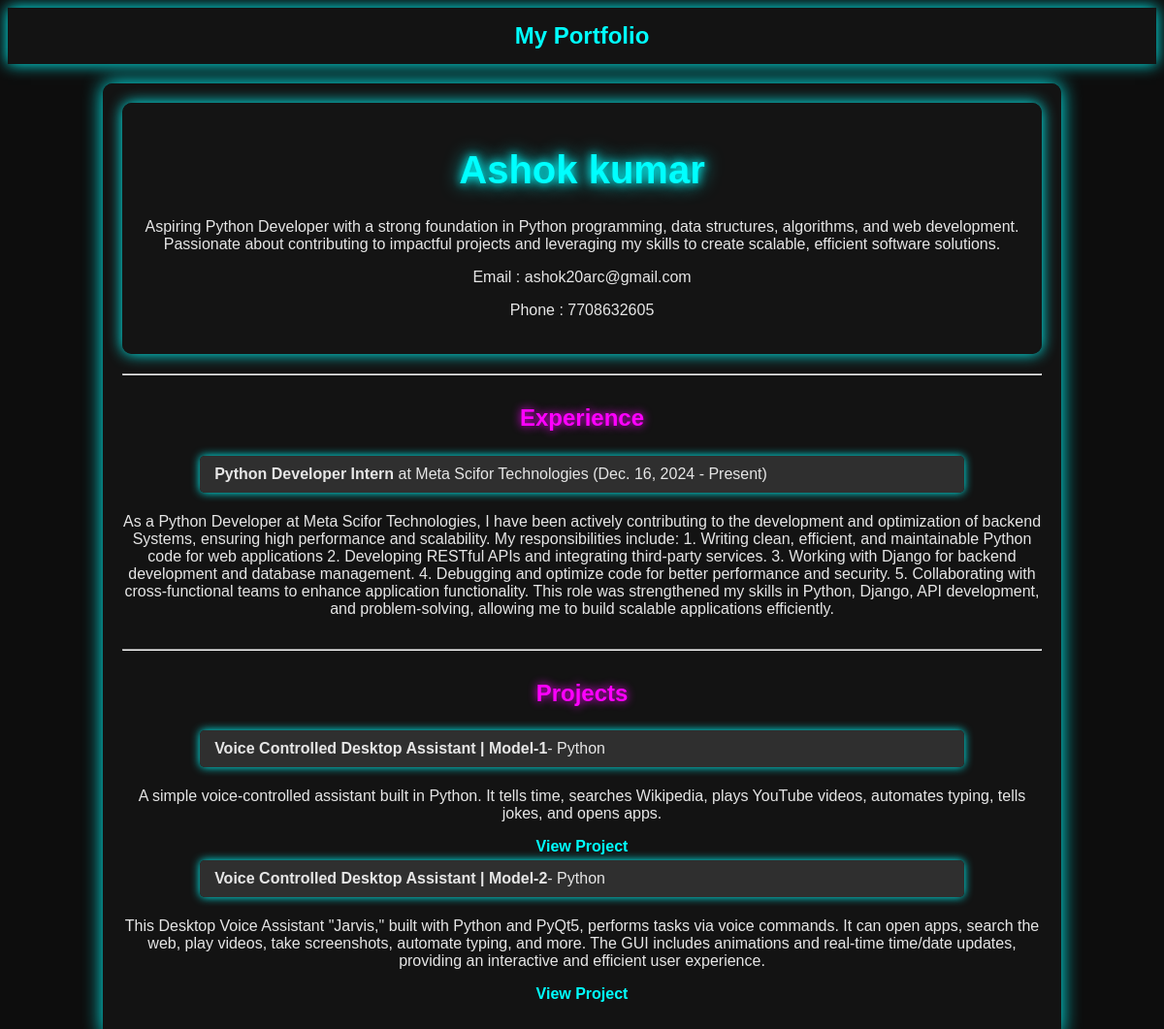
The page / on the database its author committed.
### resume/models.py (models this page shows)
class Profile(models.Model):
    name=models.CharField(max_length=100)
    bio=models.TextField()
    email=models.EmailField()
    phone=models.CharField(max_length=15)

class Experience(models.Model):
    company=models.CharField(max_length=100)
    position=models.CharField(max_length=100)
    start_date=models.DateField()
    end_date=models.DateField(null=True,blank=True)
    description=models.TextField()

class Project(models.Model):
    title=models.CharField(max_length=200)
    description=models.TextField()
    technologies=models.CharField(max_length=200)
    link=models.URLField(blank=True,null=True)

### resume/views.py (the view)
# urls.py: 2. Add a URL to urlpatterns:  path('', views.home, name='home')
def home(request):
    profile=Profile.objects.first()
    experiences=Experience.objects.all()
    projects=Project.objects.all()
    return render(request,'resume/home.html',{
        'profile':profile,
        'experiences':experiences,
        'projects':projects
    })

### resume/templates/resume/home.html
{% extends 'resume/base.html' %}
{% block content %}
  <div class="profile-header">
    <h1>{{ profile.name }}</h1>
    <p>{{ profile.bio }}</p>
    <p>Email : {{ profile.email }}</p>
    <p>Phone : {{ profile.phone }}</p>
  </div>
  <hr>
  <h2>Experience</h2>
  <ul>
    {% for exp in experiences %}
    <li><strong>{{ exp.position }}</strong> at {{ exp.company }} ({{ exp.start_date }} - {% if exp.end_date %}{{ exp.end_date }}{% else %}Present{% endif %})</li>
    <p>{{ exp.description }}</p>
    {% endfor %}
  </ul>
  <hr>
  <h2>Projects</h2>
  <ul>
    {% for project in projects %}
      <li><strong>{{ project.title }}</strong>- {{ project.technologies }}</li>
      <p>{{ project.description }}</p>
      {% if project.link %}
        <a href="{{ project.link }}" target="_blank">View Project</a>
      {% endif %}
    {% endfor %}
  </ul>
{% endblock %}

### resume/templates/resume/base.html (shortened to what this page needs)
<!DOCTYPE html>
<html lang="en">
<head>
</head>
<body>
    <div class="navbar">
        <a href="/">My Portfolio</a>
    </div>
    <div class="container">
        {% block content %}{% endblock %}
    </div>
</body>
</html>

### resume/templates/resume/base.html (style rules this page uses)
body { font-family:Arial,sans-serif; text-align:center; margin:0, padding:20px; background-color:#0D0D0D; color:#E6E6E6; }
.navbar { background:rgba(20,20,20,0.9); box-shadow:0px 0px 15px #0FF; padding:15px; text-align:center; }
.navbar a { font-weight:bold; text-shadow:0 0 10px #0FF color:#0FF; text-decoration:none; font-size:24px; transition:0.3s; }
.container { width:80%; margin:20px auto; background:rgba(20,20,20,0.9); padding:20px; box-shadow:0 0px 20px #0FF; border-radius:10px; }
.profile-header { padding:20px; background:rgba(20,20,20,0.9); box-shadow:0px 0px 15px #0FF; border-radius:10px; margin-bottom:20px; }
.profile-header h1 { font-size:40px; color:#0FF; text-shadow:0 0 10px #0FF,0 0 20px #0FF; }
h2 { color:#FF00FF; text-shadow:0 0 10px #FF00FF; margin-top:30px; }
ul { list-style-type:none; padding:0; display:flex; flex-direction:column; align-items:center; }
li { background:rgba(50,50,50,0.9); padding:10px 15px; margin:5px; border-radius:5px; box-shadow:0 0 10px #0FF; width:80%; text-align:left; }
a { color:#0FF; text-decoration:none; font-weight:bold; transition:0.3s; }

### rows shown on the page
Profile: name "Ashok kumar", bio "Aspiring Python Developer with a strong foundation in Python programming, data structures, algorithms, and web development. Passionate about contributing to impactful projects and leveraging my skills to create scalable, efficient software solutions.", email "ashok20arc@gmail.com", phone "7708632605"
Experience: position "Python Developer Intern", company "Meta Scifor Technologies", start_date "Dec. 16, 2024", shows "Present", description "As a Python Developer at Meta Scifor Technologies, I have been actively contributing to the development and optimization of backend Systems, ensuring high performance and scalability. My responsibilities include: 1. Writing clean, efficient, and maintainable Python code for web applications 2. Developing RESTful APIs and integrating third-party services. 3. Working with Django for backend development and database management. 4. Debugging and optimize code for better performance and security. 5. Collaborating with cross-functional teams to enhance application functionality. This role was strengthened my skills in Python, Django, API development, and problem-solving, allowing me to build…"
Project: title "Voice Controlled Desktop Assistant | Model-1", technologies "Python", description "A simple voice-controlled assistant built in Python. It tells time, searches Wikipedia, plays YouTube videos, automates typing, tells jokes, and opens apps."
Project: title "Voice Controlled Desktop Assistant | Model-2", technologies "Python", description "This Desktop Voice Assistant \"Jarvis,\" built with Python and PyQt5, performs tasks via voice commands. It can open apps, search the web, play videos, take screenshots, automate typing, and more. The GUI includes animations and real-time time/date updates, providing an interactive and efficient user experience."
